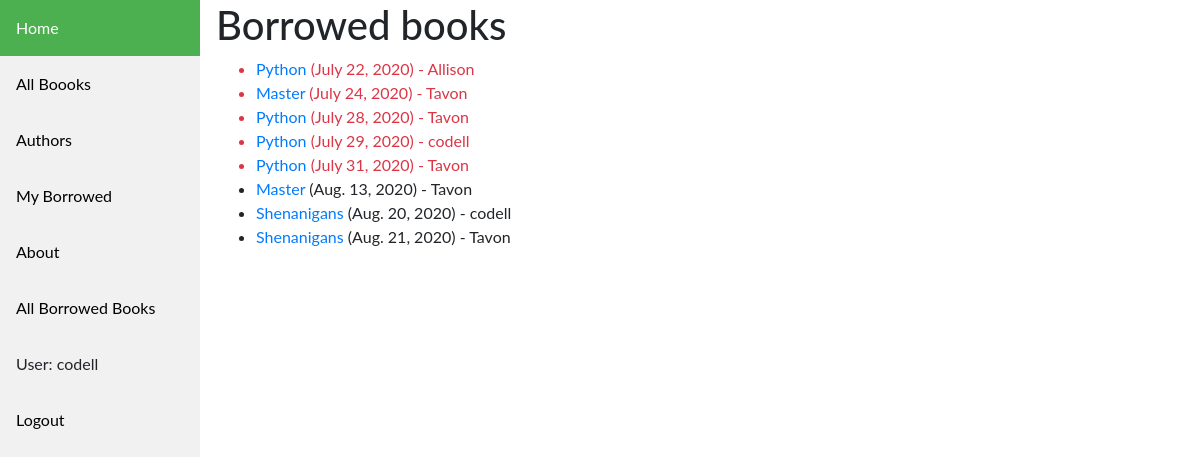
Screenshot of /catalog/allbooks/ (signed in) with the database file from the repository.
### catalog/models.py (models this page shows, shortened)
class BookInstance(models.Model):
    id = models.UUIDField(primary_key=True, default=uuid.uuid4, help_text='Unique ID for this particular book across whole library')
    book = models.ForeignKey('Book', on_delete=models.SET_NULL, null=True)
    imprint = models.CharField(max_length=200)
    due_back = models.DateField(null=True, blank=True)
    borrower = models.ForeignKey(User, on_delete=models.SET_NULL, null=True, blank=True)
    LOAN_STATUS = (
        ('m', 'Maintenance'),
        ('o', 'On loan'),
        ('a', 'Available'),
        ('r', 'Reserved'),
    )
    status = models.CharField(
        max_length=1,
        choices=LOAN_STATUS,
        blank=True,
        default='m',
        help_text='Book availability',
    )
    class Meta:
        ordering = ['due_back']
        permissions = (("can_mark_returned", "Set book as returned"),)
    @property
    def is_overdue(self):
        if self.due_back and date.today() > self.due_back:
            return True
        return False

class Book(models.Model):
    title = models.CharField(max_length=200)
    author = models.ForeignKey('Author', on_delete=models.SET_NULL, null=True)
    summary = models.TextField(max_length=1000, help_text='Enter a brief description of the book')
    isbn = models.CharField('ISBN', max_length=13, help_text='13 Character <a href="https://www.isbn-international.org/content/what-isbn">ISBN number</a>')
    genre = models.ManyToManyField(Genre, help_text='Select a genre for this book')
    language = models.ForeignKey('Language', on_delete=models.SET_NULL, null=True)
    def display_genre(self):
        """Create a string for the Genre. This is required to display genre in Admin."""
        return ', '.join(genre.name for genre in self.genre.all()[:3])
    display_genre.short_description = 'Genre'

### catalog/views.py (the view)
# urls.py: path('allbooks/', views.AllLoanedBooksByUserListView.as_view(), name='all-borrowed'),
class AllLoanedBooksByUserListView(PermissionRequiredMixin, generic.ListView):
    permission_required = 'catalog.can_mark_returned'
    model = BookInstance
    template_name = 'catalog/bookinstance_list_borrowed_user.html'
    paginate_by = 10
    def get_queryset(self):
        return BookInstance.objects.filter(status__exact='o').order_by('due_back')

### catalog/templates/catalog/bookinstance_list_borrowed_user.html
{% extends "catalog/base_generic.html" %}
{% block content %}
<h1>Borrowed books</h1>
{% if bookinstance_list %}
<ul>
    {% for bookinst in bookinstance_list %}
    <li class="{% if bookinst.is_overdue %}text-danger{% endif %}">
        <a href="{% url 'book-detail' bookinst.book.pk %}">{{bookinst.book.title}}</a> ({{ bookinst.due_back }})
        {% if perms.catalog.can_mark_returned %}
        - {{ bookinst.borrower }}
        {% endif %}
    </li>
    {% endfor %}
</ul>
{% else %}
<p>There are no books borrowed.</p>
{% endif %}
{% endblock %}

### catalog/templates/catalog/base_generic.html (shortened to what this page needs)
<!DOCTYPE html>
<html lang="en">
<head>
  <link rel="stylesheet" href="https://stackpath.bootstrapcdn.com/bootstrap/4.1.3/css/bootstrap.min.css"
 />
  {% load static %}
  <link rel="stylesheet" href="{% static 'css/styles.css' %}" />
</head>
<body>
  <div class="sidebar">
    <a class="active" href="{% url 'index' %}">Home</a>
    <a href="{% url 'books' %}">All Boooks</a>
    <a href="{% url 'authors' %}">Authors</a>
    <a href="{% url 'my-borrowed' %}">My Borrowed</a>
    <a href="#about">About</a>
    {% if perms.catalog.can_mark_returned  %}
    <a href="{% url 'all-borrowed' %}">All Borrowed Books</a>
    {% endif %}
    {% if user.is_authenticated %}
    <a>User: {{ user.get_username }}</a>
    <a href="{% url 'logout'%}?next={{request.path}}">Logout</a>
    {% else %}
    <a href="{% url 'login'%}?next={{request.path}}">Login</a>
    {% endif %}
  </div>
  <div class="container-fluid">
    <div class="row">
      <div class="content">
        {% block content %}{% endblock %}
      </div>
    </div>
  </div>
</body>
</html>

### catalog/static/css/styles.css (style rules this page uses)
body { margin: 0; font-family: "Lato", sans-serif; }
.sidebar { margin: 0; padding: 0; width: 200px; background-color: #f1f1f1; position: fixed; height: 100%; overflow: auto; }
.sidebar a { display: block; color: black; padding: 16px; text-decoration: none; }
.sidebar a.active { background-color: #4caf50; color: white; }
div.content { margin-left: 200px; padding: 1px 16px; height: 1000px; }

### rows the page displays
BookInstance: book "Python", due_back "July 22, 2020", borrower "Allison"
BookInstance: book "Master", due_back "July 24, 2020", borrower "Tavon"
BookInstance: book "Python", due_back "July 28, 2020", borrower "Tavon"
BookInstance: book "Python", due_back "July 29, 2020", borrower "codell"
BookInstance: book "Python", due_back "July 31, 2020", borrower "Tavon"
BookInstance: book "Master", due_back "Aug. 13, 2020", borrower "Tavon"
BookInstance: book "Shenanigans", due_back "Aug. 20, 2020", borrower "codell"
BookInstance: book "Shenanigans", due_back "Aug. 21, 2020", borrower "Tavon"

### other values shown
{{ user.get_username }} "codell"
